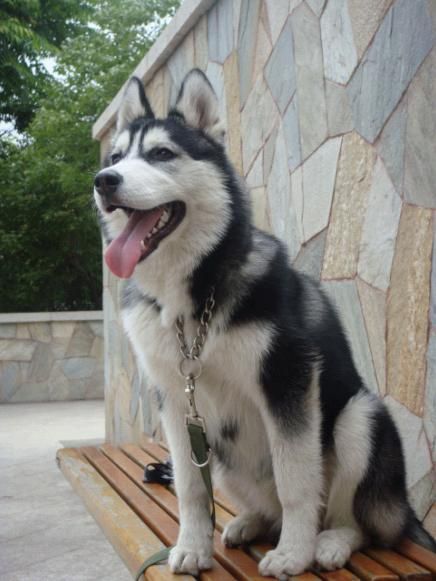
#> input picture myopencv/images/ha1.jpg, 436 x 581 px
$ python mycv5.py
#> lines starting #> are read from the running program, lines starting #| are printed output that depends on the picture
#coding:utf-8
"""
opencv 基本操作
"""
import cv2
import numpy as np
import matplotlib.pyplot as plt


#cv2.imread()
img = cv2.imread('images/ha1.jpg')
#> img is the input picture: shape (581, 436, 3); mean B, G, R 120.7, 128.2, 128.7
#创建一个窗口
cv2.namedWindow('newwindow')
cv2.imshow('newwindow',img)
cv2.waitKey(0)
#释放窗口
cv2.destroyAllWindows()

#创建一个图像
emptyimage = np.ones(img.shape,np.uint8)*255
#复制图像
emptyimage1 = img.copy()
#复制图片2
emptyimage2 = cv2.cvtColor(img,cv2.COLOR_BGR2GRAY)
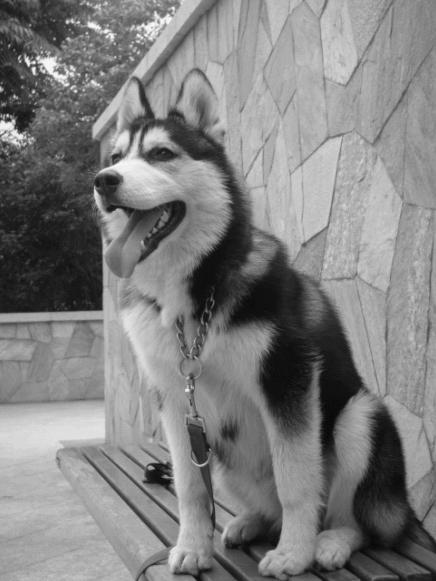
#> emptyimage2: shape (581, 436); min 1, max 253, mean 127.5

#保存图片
#cv2.imwrite('/home/tuoxin/emptyimage2.jpg',emptyimage2)
#并压缩图片
#cv2.imwrite('/home/tuoxin/emptyimage1-1.png',emptyimage1,[int(cv2.IMWRITE_PNG_COMPRESSION),0])
#cv2.imwrite('/home/tuoxin/emptyimage1-2.png',emptyimage1,[int(cv2.IMWRITE_PNG_COMPRESSION),9])

#判断图片是彩色还是灰度图
for k in range(10000):
	i = np.random.rand()*emptyimage.shape[0]
	j = np.random.rand()*emptyimage.shape[1]
	if emptyimage.ndim == 2:
		emptyimage[i,j] = 0
	elif emptyimage.ndim == 3:
#> (the run stopped early here; a loop or call above may not have finished)

$ run again, with myopencv/images/apink.jpg copied over myopencv/images/ha1.jpg
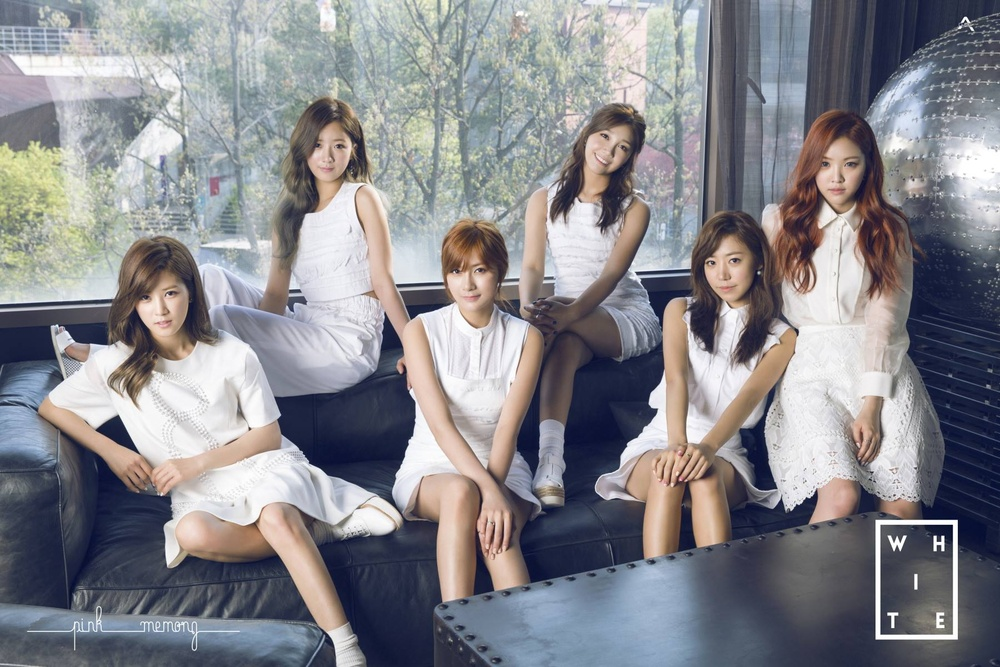
#> input picture myopencv/images/apink.jpg, 1000 x 667 px, shrunk from 1800 x 1200 before the run
#> img is the input picture: shape (667, 1000, 3); mean B, G, R 139.8, 134.4, 134.6
#> `emptyimage2 = cv2.cvtColor(img,cv2.COLOR_BGR2GRAY)`:
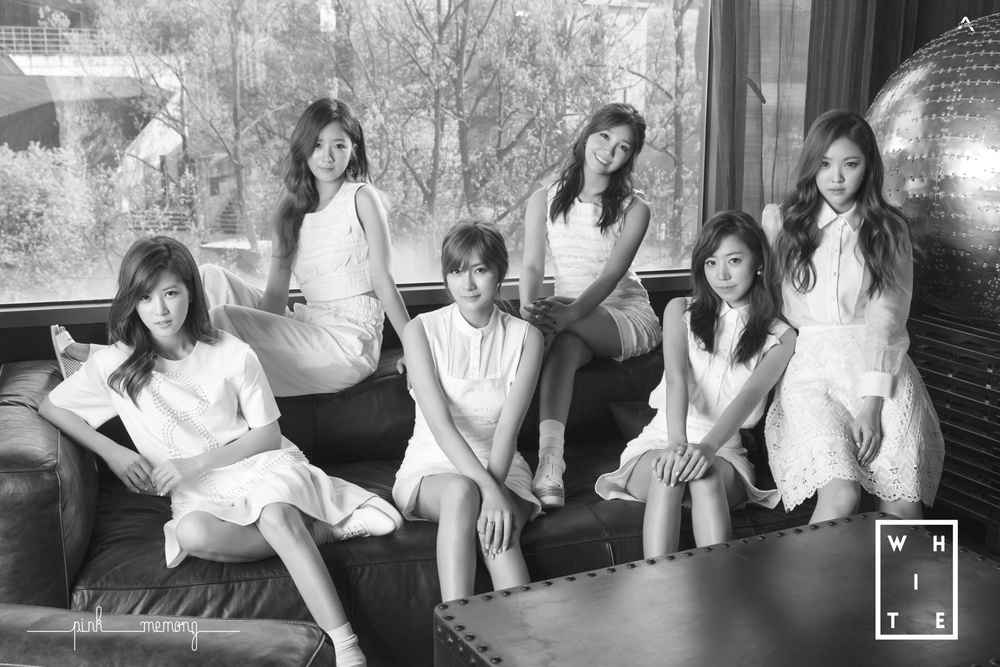
#> emptyimage2: shape (667, 1000); min 3, max 255, mean 135.1

$ run again, with myopencv/images/fengxiong.jpg copied over myopencv/images/ha1.jpg
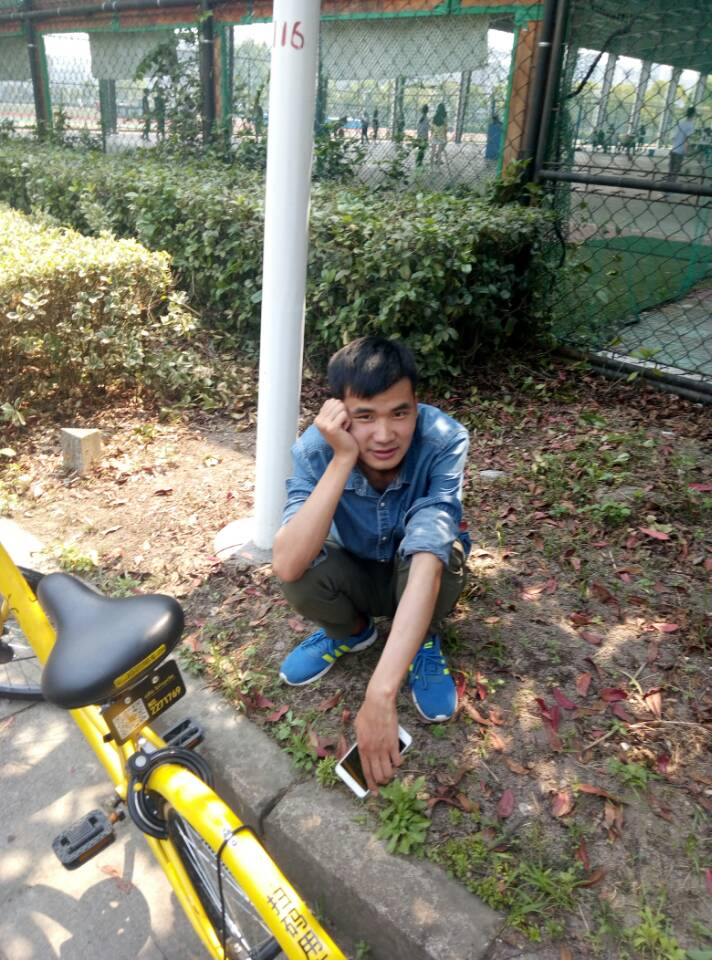
#> input picture myopencv/images/fengxiong.jpg, 712 x 960 px
#> img is the input picture: shape (960, 712, 3); mean B, G, R 108.4, 123.6, 124.6
#> `emptyimage2 = cv2.cvtColor(img,cv2.COLOR_BGR2GRAY)`:
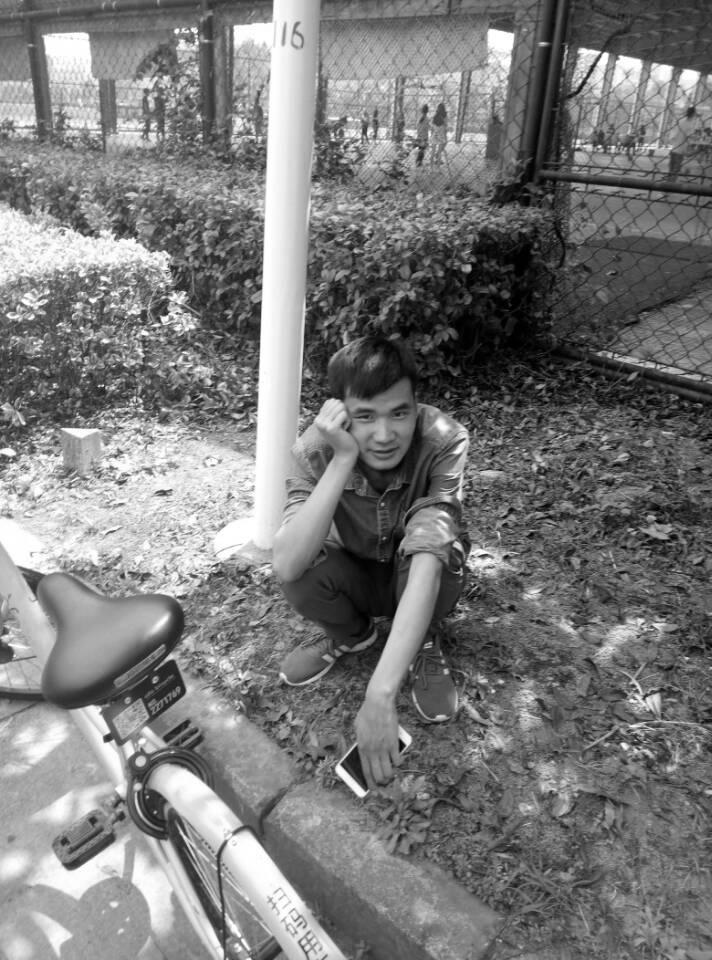
#> emptyimage2: shape (960, 712); min 0, max 255, mean 122.1

$ run again, with myopencv/images/ha.jpg copied over myopencv/images/ha1.jpg
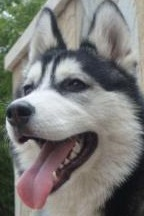
#> input picture myopencv/images/ha.jpg, 144 x 216 px
#> img is the input picture: shape (216, 144, 3); mean B, G, R 119.3, 122.3, 123.2
#> `emptyimage2 = cv2.cvtColor(img,cv2.COLOR_BGR2GRAY)`:
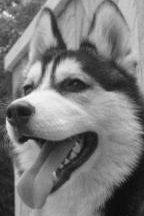
#> emptyimage2: shape (216, 144); min 9, max 252, mean 122.3
